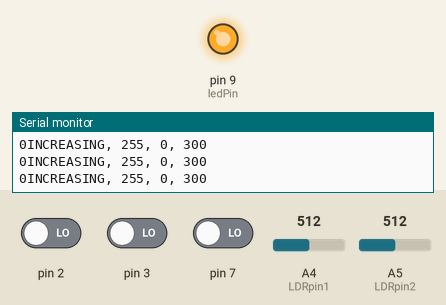
Simulated run of this sketch. Board: Arduino Uno, built with avr-gcc and run on an emulated ATmega328P. On the bench: output pins drawn as LEDs (lit = HIGH), the last lines printed to the serial monitor. The test bench sets the inputs (shaded band); at power-on: pin 2 LOW, pin 3 LOW, pin 7 LOW, A4 (LDRpin1) = 512, A5 (LDRpin2) = 512. Random numbers use the default seed unless the sketch sets one.

Above: at 1.2 s.
1.3 s: pin 2 driven HIGH
At 2.7 s:
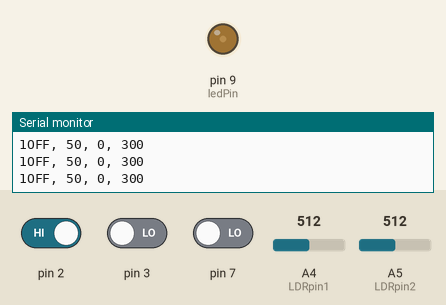
4.3 s: pin 3 driven HIGH
7.3 s: pin 2 driven LOW
At 7.59 s:
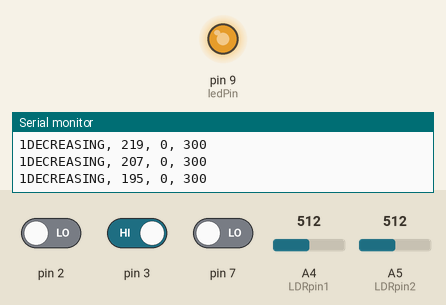
10.3 s: pin 7 driven HIGH
13.3 s: A4 (LDRpin1) set to 65
16.3 s: A4 (LDRpin1) set to 56
Timing chart, 0 to 20.3 s (numbered marks = the images above; inputs shaded):
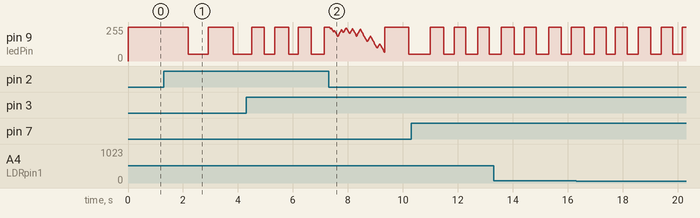

Measured:
- after the input at 1.3 s, pin 9 (ledPin): 255/255 → 50/255 after 0.90 s, → 255/255 0.72 s later, → 50/255 0.90 s later

The sketch:

Angry_testing.ino
```cpp
          enum ledStates {INCREASE, DECREASE, STAY, WAVE, OFF, ON, RELIEVEDINC, RELIEVEDDEC}; // Here we make nicknames for the different states our program supports.
enum ledStates ledState; // We define 'ledState' as type ledStates'
enum ledStates previousLedState = ledState;

unsigned long startMillis;  //some global variables available anywhere in the program
unsigned long currentMillis;
unsigned long relievedMillis = 0;

int errorCounter = 0;

const int inputPin1(7);
int buttonState1 = 0;
bool flag1 = false;

const int inputPin2(3);
bool flag2 = false;

const int inputPin3 (2);
bool flag3 = false;


const int LDRpin1 = A4;
float LDRval1 = 0;
bool LDRflag1 = false;
bool LDRtrigger1 = false;

const int LDRpin2 = A5;
float LDRval2 = 0;
bool LDRflag2 = false;
bool LDRtrigger2 = false;

int brightness = 0; // our main variable for setting the brightness of the LED
float velocity = 1.0; // the speed at which we change the brightness.
int ledPin = 9; // we use pin 9 for PWM
int p = 0; // use to keep track how often we plot
int plotFrequency = 3; // how often we plot, every Nth time.


void setup() {
  // put your setup code here, to run once:
  pinMode(ledPin, OUTPUT); // set ledPin as an output.

  pinMode(inputPin1, INPUT);
  pinMode(inputPin2, INPUT);
  pinMode(inputPin3, INPUT);

  pinMode(LDRpin1, INPUT);
  pinMode(LDRpin2, INPUT);
  Serial.begin(9600); // initiate the Serial monitor so we can use the Serial Plotter to graph our patterns
}

void loop() {
  // put your main code here, to run repeatedly:
  compose();
  delay(10);
  analogWrite(ledPin, brightness);
  currentMillis = millis(); //store the current time since the program started

  buttonState1 = digitalRead(7);


  LDRval1 = analogRead(LDRpin1);
  LDRval2 = analogRead(LDRpin2);

  if(LDRval1 < 60){
    Serial.print("left!");
    LDRflag1 = true;
  } else {
    LDRflag1 = false;
  }
  if (LDRval2 < 60){
    Serial.print("right!");
    LDRflag2 = true;
  }else if (LDRflag2 = true && LDRval2 <= 60 ){
     LDRtrigger2 = true;
     LDRflag2 = false;
     Serial.print("triggered");

  }


}

void compose() {
  // this is a state machine which allows us to decouple the various operations from timed loops.
  // instead we just switch from state to state when particular conditions are met.
  // we switch states by calling the changeState() function.

  switch (ledState){


  case INCREASE:

  if(digitalRead(7) == HIGH && flag1 == false){
    errorCounter = errorCounter + 1;
    flag1 = true;
  }

  if(digitalRead(3) == HIGH && flag2 == false){
    errorCounter = errorCounter + 1;
    flag2 = true;
  }
  if(digitalRead(2) == HIGH && flag3 == false){
    errorCounter = errorCounter + 1;
    flag3 = true;
  }


  if(errorCounter > 0){
    changeState(ON);
  }
    brightness = 255;

    plot("INCREASING", brightness);


    break;

  case DECREASE:
    brightness = decrease_brightness(brightness, 4);

    plot("DECREASING", brightness);
      if (brightness == 0||currentMillis - startMillis >= random(1000)){
      changeState(INCREASE);
      }
     break;

  case WAVE:
    plot("WAVE", brightness);

    brightness = sinewave(1000,256,0); // you can tweak the parameters of the sinewave
    analogWrite(ledPin, brightness);

    if (currentMillis - startMillis >= 5000){ //change state after 5 secs by comparing the time elapsed since we last change state
      changeState(DECREASE);
      }
    break;

  case STAY:
    plot("STAY", brightness);
    brightness = brightness;
    break;

  case ON:
  if(digitalRead(7) == LOW && flag1 == true){
    errorCounter = errorCounter -1;
    flag1 = false;
    changeState(RELIEVEDINC);
  }
  if(digitalRead(3) == LOW && flag2 == true){
    errorCounter = errorCounter -1;
    flag2 = false;
    changeState(RELIEVEDINC);
  }
  if(digitalRead(2) == LOW && flag3 == true){
    errorCounter = errorCounter -1;
    flag3 = false;
    changeState(RELIEVEDINC);
  }


    if(digitalRead(7) == HIGH && flag1 == false){
    errorCounter = errorCounter + 1;
    flag1 = true;
  }

  if(digitalRead(3) == HIGH && flag2 == false){
    errorCounter = errorCounter + 1;
    flag2 = true;
  }
  if(digitalRead(2) == HIGH && flag3 == false){
    errorCounter = errorCounter + 1;
    flag3 = true;
  }


 if(errorCounter == 0){

  changeState(ON);
 }
    plot("ON", brightness);
    brightness = 255;
    if(errorCounter == 1){
      if (currentMillis - startMillis >= 1000 + random(-200, 200)){
      changeState(OFF);
      }
    }
     if(errorCounter == 2){
      if (currentMillis - startMillis >= 500 + random(-100, 100)){
      changeState(OFF);
      }
    }
     if(errorCounter == 3){
      if (currentMillis - startMillis >= 200 + random(-100,100)){
      changeState(OFF);
      }
    }


    break;

  case OFF:
    plot("OFF", brightness);
    brightness = 50;
     if(errorCounter == 1){
      if (currentMillis - startMillis >= 1000 + random(-400, 400)){
      changeState(ON);
      }
    }
     if(errorCounter == 2){
      if (currentMillis - startMillis >= 500 + random(-200, 200)){
      changeState(ON);
      }
    }
     if(errorCounter == 3){
      if (currentMillis - startMillis >= 200 + random(-150,150)){
      changeState(ON);
      }
    }

    break;


  case RELIEVEDINC:
    if (relievedMillis == 0){
      relievedMillis = millis();
    }

    brightness = increase_brightness(brightness, 4);

    plot("INCREASING", brightness);

     if (brightness >= 250||currentMillis - startMillis >= random(1000)){
      changeState(RELIEVEDDEC);
      }

      if(currentMillis - relievedMillis >= 2000){
        relievedMillis = 0;
        changeState(ON);
      }
  break;

  case RELIEVEDDEC:
    brightness = decrease_brightness(brightness, 4);

    plot("DECREASING", brightness);
      if (brightness == 0||currentMillis - startMillis >= random(1000)){
      changeState(RELIEVEDINC);
      }
  break;
  }
}


void changeState(ledStates newState){
    // call to change state, will keep track of time since last state
    startMillis = millis();
    ledState = newState;
  }

void plot(char *state, int brightness){
    // use this function to plot a graph.
    // it will normalize the auto-scaling plotter

    if ((p % plotFrequency) == 0){
      Serial.print(state);
      Serial.print(", ");
      Serial.print(brightness);
      Serial.println(", 0, 300");
      Serial.print(errorCounter);
      //Serial.print(LDRval1);
      //Serial.print(LDRval2);
    }
    p++;
  }

int increase_brightness (int brightness, float velocity){
    return brightness = brightness + 1 * velocity;
  }

int decrease_brightness (int brightness, float velocity){
    return brightness = brightness - 1 * velocity;
  }

int sinewave(float duration, float amplitude, int offset){
    // Generate a sine oscillation, return a number.
    // In case you are using this for analogWrite, make sure the amplitude does not exceed 256
    float period = millis()/duration; // Duration in ms determines the wavelength.
    float midpoint = amplitude / 2; // set the midpoint of the wave at half the amplitude so there are no negative numbers
    int value = midpoint + midpoint * sin ( period * 2.0 * PI );
    value = value + offset; //offset allows you to move the wave up and down on the Y-axis. Should not exceed the value of amplitude to prevent clipping.
    return value;
  }
```
